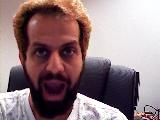
%> input picture MultiModal/SVM/Test/1.jpg, 160 x 120 px; its folder holds only this picture in this run
$ octave Getest.m   (GNU Octave 9; MATLAB toolbox functions it lacks are replaced by stand-ins)
%> lines starting %> are read from the running program, lines starting %| are printed output that depends on the picture
% facialFramesExtraction;
imagesSt=[];
% cd 'D:\MATLAB\R2016b\bin\Final Dissertation\Chapter 5\Database\jaffe\Sadness\Test'
imagefiles = dir('*.jpg');
nfiles = length(imagefiles);    % Number of files found
for ii=1:nfiles
   currentfilename = imagefiles(ii).name;
   currentimage = imread(currentfilename);
%> currentimage is the input picture: size 120x160x3 uint8; mean R, G, B 147, 124.6, 128.4
   currentimage = imresize(currentimage,[256 256]);
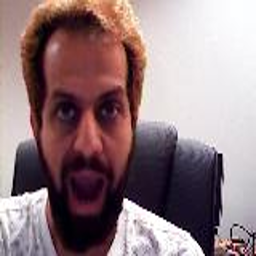
%> currentimage: size 256x256x3 uint8; mean R, G, B 146.9, 124.6, 128.4
   imagesSt= [imagesSt ;currentimage];
end
testdata=imagesSt(:,:,1);
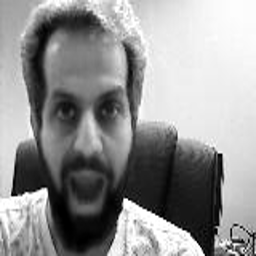
%> testdata: size 256x256 uint8; min 0, max 255, mean 146.9
